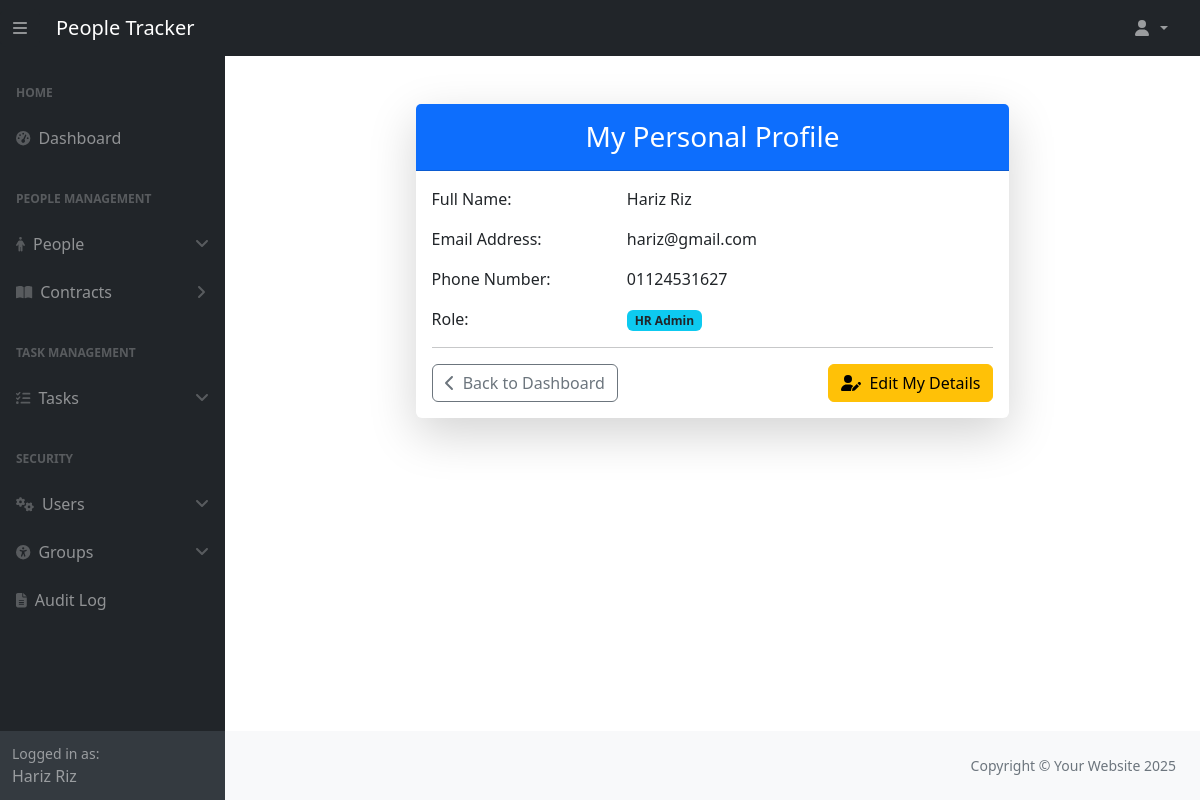
The app's page /people_management/my-profile/ (signed in) with its own data.
### people_management/models.py (models this page shows, shortened)
class Person(models.Model):
    ROLE_CHOICES = [
        ('employee', 'Employee'),
        ('manager', 'Manager'),
        ('hr_admin', 'HR Admin'),
    ]
    first_name = models.CharField(max_length=50, help_text="The employee's first name.")
    last_name = models.CharField(max_length=50, help_text="The employee's last name.")
    email = models.EmailField(max_length=255, unique=True, help_text="The employee's email address.")
    phone_number = models.CharField(max_length=15, blank=True, help_text="Contact number of the employee.")
    date_of_birth = models.DateField(help_text="Employee's date of birth.")
    active = models.BooleanField(default=False, help_text="Indicates if the person is currently employed.")
    manager = models.ForeignKey(
        'self', on_delete=models.SET_NULL, null=True, blank=True, related_name="team_members",
        help_text="Manager supervising this employee."
    )
    role = models.CharField(
        max_length=10, choices=ROLE_CHOICES, default='employee', help_text="The role of the person in the company."
    )
    user = models.OneToOneField(
        "auth.User", on_delete=models.SET_NULL, related_name="person", null=True, blank=True,
        help_text="The associated Django user account."
    )
    history = HistoricalRecords()

### people_management/views.py (the view)
# urls.py: path('my-profile/', views.ViewOwnPerson.as_view(), name='view_own_person'),
class ViewOwnPerson(LoginRequiredMixin, DetailView):
    template_name = "people_management/view_own_person.html"
    context_object_name = "person"
    def get_object(self):
        return get_object_or_404(Person, user=self.request.user)

### people_management/context_processors.py (called while the page is built)
def inject_person(request):
    user = request.user
    current_person = getattr(user, "person", None) if user.is_authenticated else None
    return {"current_person": current_person}

### people_management/templates/people_management/view_own_person.html
{% extends 'dashboard/base.html' %}
{% block content %}
<div class="container mt-5">
    <div class="row justify-content-center">
        <div class="col-md-8">
            <div class="card shadow-lg border-0 rounded-lg">
                <div class="card-header bg-primary text-white">
                    <h3 class="text-center my-2">My Personal Profile</h3>
                </div>
                <div class="card-body">
                    <div class="row mb-3">
                        <div class="col-sm-4 font-weight-bold">Full Name:</div>
                        <div class="col-sm-8">{{ person.first_name }} {{ person.last_name }}</div>
                    </div>
                    <div class="row mb-3">
                        <div class="col-sm-4 font-weight-bold">Email Address:</div>
                        <div class="col-sm-8">{{ person.email }}</div>
                    </div>
                    <div class="row mb-3">
                        <div class="col-sm-4 font-weight-bold">Phone Number:</div>
                        <div class="col-sm-8">{{ person.phone_number|default:"Not Provided" }}</div>
                    </div>
                    <div class="row mb-3">
                        <div class="col-sm-4 font-weight-bold">Role:</div>
                        <div class="col-sm-8"><span class="badge bg-info text-dark">{{ person.get_role_display }}</span></div>
                    </div>
                    <hr>
                        <div class="d-flex justify-content-between align-items-center gap-2">
                            <a href="{% url 'dashboard:dashboard' %}" class="btn btn-outline-secondary">
                                <i class="fas fa-chevron-left me-1"></i> Back to Dashboard
                            </a>
                            <a href="{% url 'people_management:edit_own_person' %}" class="btn btn-warning">
                                <i class="fas fa-user-edit me-1"></i> Edit My Details
                            </a>
                        </div>
                </div>
            </div>
        </div>
    </div>
</div>
{% endblock %}

### dashboard/templates/dashboard/partials/sidebar.html (shortened to what this page needs)
<div id="layoutSidenav_nav" class="sidebar-overlay">
    <nav class="sb-sidenav accordion sb-sidenav-dark" id="sidenavAccordion">
        <div class="sb-sidenav-menu">
            <div class="nav">
                <div class="sb-sidenav-menu-heading">Home</div>
                <a class="nav-link" href="{% url 'dashboard:dashboard' %}">
                    <div class="sb-nav-link-icon"><i class="fas fa-tachometer-alt"></i></div>
                    Dashboard
                </a>
                {% if perms.people_management.view_person or perms.people_management.view_contract %}
                    <div class="sb-sidenav-menu-heading">People Management</div>
                    {% if perms.people_management.view_person %}
                        <a class="nav-link" href="#" data-bs-toggle="collapse" data-bs-target="#collapsePeople"
                           aria-expanded="false" aria-controls="collapsePeople">
                            <div class="sb-nav-link-icon"><i class="fas fa-person"></i></div>
                            People
                            <div class="sb-sidenav-collapse-arrow"><i class="fas fa-angle-down"></i></div>
                        </a>
                    {% endif %}
                    {% if perms.people_management.view_contract %}
                        <a class="nav-link collapsed" href="#" data-bs-toggle="collapse" data-bs-target="#collapseContracts"
                           aria-expanded="false" aria-controls="collapseContracts">
                            <div class="sb-nav-link-icon"><i class="fas fa-book-open"></i></div>
                            Contracts
                            <div class="sb-sidenav-collapse-arrow"><i class="fas fa-angle-down"></i></div>
                        </a>
                    {% endif %}
                {% endif %}
                {% if perms.task_management.view_task %}
                    <div class="sb-sidenav-menu-heading">Task Management</div>
                    <a class="nav-link" href="#" data-bs-toggle="collapse" data-bs-target="#collapseTasks"
                       aria-expanded="false" aria-controls="collapseTasks">
                        <div class="sb-nav-link-icon"><i class="fas fa-tasks"></i></div>
                        Tasks
                        <div class="sb-sidenav-collapse-arrow"><i class="fas fa-angle-down"></i></div>
                    </a>
                {% endif %}
                {% if perms.auth.view_user or perms.auth.view_group or perms.security.view_securitylog %}
                    <div class="sb-sidenav-menu-heading">Security</div>
                    {% if perms.auth.view_user %}
                        <a class="nav-link" href="#" data-bs-toggle="collapse" data-bs-target="#collapseUsers" aria-expanded="false" aria-controls="collapseUsers">
                            <div class="sb-nav-link-icon"><i class="fas fa-cogs"></i></div>
                            Users
                            <div class="sb-sidenav-collapse-arrow"><i class="fas fa-angle-down"></i></div>
                        </a>
                    {% endif %}
                    {% if perms.auth.view_group %}
                        <a class="nav-link" href="#" data-bs-toggle="collapse" data-bs-target="#collapseGroups" aria-expanded="false" aria-controls="collapseGroups">
                            <div class="sb-nav-link-icon"><i class="fa-solid fa-universal-access"></i></div>
                            Groups
                            <div class="sb-sidenav-collapse-arrow"><i class="fas fa-angle-down"></i></div>
                        </a>
                    {% endif %}
                    {% if perms.security.view_securitylog %}
                        <a class="nav-link" href="{% url 'security:audit_log' %}">
                            <div class="sb-nav-link-icon"><i class="fa-solid fa-file-lines"></i></div>
                            Audit Log
                        </a>
                    {% endif %}
                {% endif %}
            </div>
        </div>
        <div class="sb-sidenav-footer">
            <div class="small">Logged in as:</div>
            <div>
                {% if request.user.person %}
                    {{ request.user.person.first_name }} {{ request.user.person.last_name }}
                {% else %}
                    {{ request.user.username }}
                {% endif %}
            </div>
        </div>
    </nav>
</div>

### records on screen
Person: first_name "Hariz", last_name "Riz", email "hariz@gmail.com", phone_number "01124531627", role "HR Admin"

### other values on screen
{{ request.user.person.first_name }} "Hariz"
{{ request.user.person.last_name }} "Riz"
